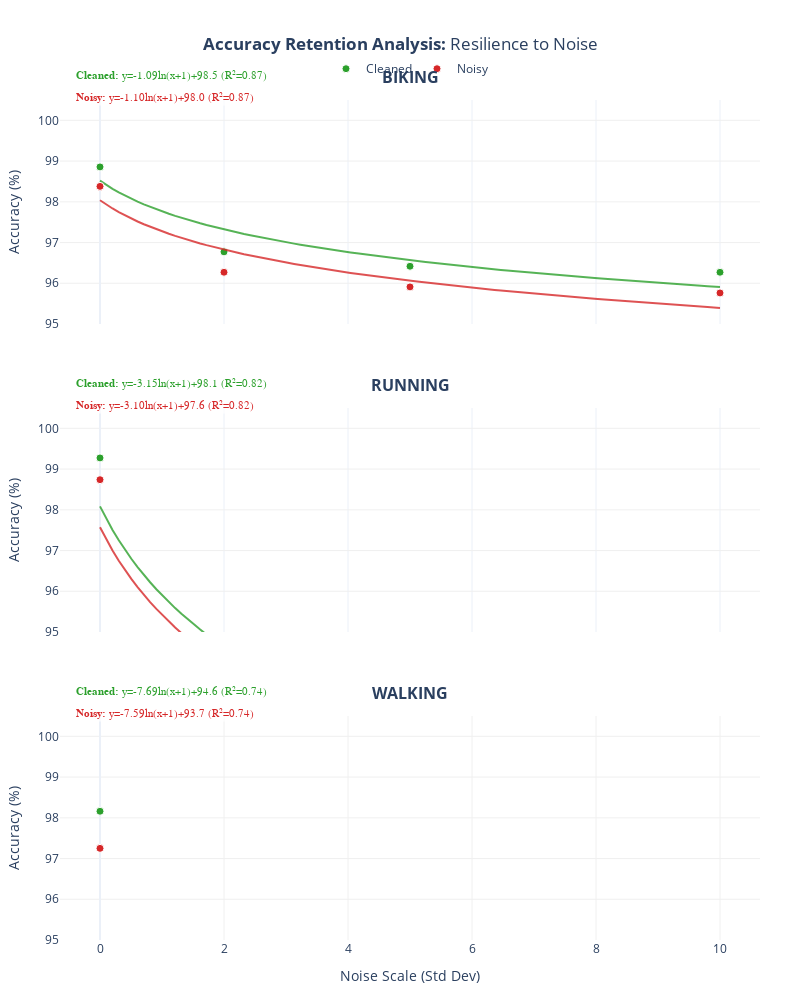

Notebook cell for this chart:
### Code cell
# %%
import pandas as pd
import numpy as np
import plotly.graph_objects as go
from plotly.subplots import make_subplots
from sklearn.linear_model import LinearRegression

df_res = pd.DataFrame(results_log)

# 1. Create Subplots
fig_acc = make_subplots(
    rows=3,
    cols=1,
    subplot_titles=[f"<b>{s.upper()}</b>" for s in SPORTS],
    vertical_spacing=0.1,
    shared_xaxes=True,
)


def add_acc_traces(df_variant, name, color, row, show_legend):
    if df_variant.empty:
        return

    df_v = df_variant.sort_values("Scale")
    x = df_v["Scale"].values
    y = df_v["Accuracy"].values

    # Scatter Points
    fig_acc.add_trace(
        go.Scatter(
            x=x,
            y=y,
            mode="markers",
            name=name,
            marker=dict(color=color, size=8, line=dict(width=1, color="white")),
            showlegend=show_legend,
            legendgroup=name,
        ),
        row=row,
        col=1,
    )

    # Fit Line (Logarithmic)
    if len(x) >= 2:
        x_log = np.log1p(x).reshape(-1, 1)
        model = LinearRegression().fit(x_log, y)
        a, b = model.coef_[0], model.intercept_
        r2 = model.score(x_log, y)

        x_range = np.linspace(0, 10, 100)
        y_range = model.predict(np.log1p(x_range).reshape(-1, 1))

        # Clip the visual line at 100% (Physics cap)
        y_range = np.minimum(y_range, 100.0)

        fig_acc.add_trace(
            go.Scatter(
                x=x_range,
                y=y_range,
                mode="lines",
                name=f"{name} Fit",
                line=dict(color=color, width=2),
                opacity=0.8,
                showlegend=False,
                legendgroup=name,
                hoverinfo="skip",
            ),
            row=row,
            col=1,
        )

        # Formula Annotation
        # Cleaned (Green) is usually higher (better), Noisy (Red) is lower
        y_offset_domain = 1.1 if name == "Cleaned" else 1

        # Handle Plotly axis naming
        x_ref = "x domain" if row == 1 else f"x{row} domain"
        y_ref = "y domain" if row == 1 else f"y{row} domain"

        formula = f"<b>{name}:</b> y={a:.2f}ln(x+1)+{b:.1f} (R²={r2:.2f})"

        fig_acc.add_annotation(
            x=0.02,
            y=y_offset_domain,
            xref=x_ref,
            yref=y_ref,
            text=formula,
            showarrow=False,
            font=dict(size=11, color=color, family="Arial"),
            align="left",
            bgcolor="rgba(255,255,255,0.7)",
        )


# 2. Populate Plot
for i, sport in enumerate(SPORTS):
    row = i + 1
    sport_data = df_res[df_res["Sport"] == sport]
    show_legend = i == 0

    # Baseline Line
    try:
        baseline_val = sport_data[
            (sport_data["Scale"] == 0) & (sport_data["Variant"] == "Uncleaned")
        ]["Accuracy"].values[0]
        fig_acc.add_hline(
            y=baseline_val,
            line_dash="dash",
            line_color="royalblue",
            annotation_text="Base",
            annotation_position="bottom right",
            row=row,
            col=1,
        )
    except:
        pass

    # Add Cleaned first (so it renders behind Noisy if they overlap, or swap as preferred)
    add_acc_traces(
        sport_data[sport_data["Variant"] == "Cleaned"],
        "Cleaned",
        "#2ca02c",
        row,
        show_legend,
    )
    add_acc_traces(
        sport_data[sport_data["Variant"] == "Uncleaned"],
        "Noisy",
        "#d62728",
        row,
        show_legend,
    )

# 3. Formatting
fig_acc.update_layout(
    title=dict(text="<b>Accuracy Retention Analysis:</b> Resilience to Noise", x=0.5),
    template="plotly_white",
    height=1000,
    width=800,
    legend=dict(orientation="h", yanchor="bottom", y=1.02, xanchor="center", x=0.5),
    margin=dict(t=100, b=60, l=60, r=40),
)

# Apply Zoomed Axis for Accuracy (95-100 is standard for this metric)
fig_acc.update_yaxes(range=[95, 100.5], title_text="Accuracy (%)", gridcolor="#f0f0f0")
fig_acc.update_xaxes(
    title_text="Noise Scale (Std Dev)", row=3, col=1, gridcolor="#f0f0f0"
)
fig_acc.update_annotations(patch=dict(yshift=10))

fig_acc.show()

### Figure 1 — Plotly figure (JSON) as saved in the notebook; plotly's stock layout.template omitted (floating-point values rounded to 4 significant figures)
{"data": [{"legendgroup": "Cleaned", "marker": {"color": "#2ca02c", "line": {"color": "white", "width": 1}, "size": 8}, "mode": "markers", "name": "Cleaned", "showlegend": true, "type": "scatter", "x": [0, 2, 5, 10], "xaxis": "x", "y": [98.86, 96.77, 96.42, 96.27], "yaxis": "y"}, {"hoverinfo": "skip", "legendgroup": "Cleaned", "line": {"color": "#2ca02c", "width": 2}, "mode": "lines", "name": "Cleaned Fit", "opacity": 0.8, "showlegend": false, "type": "scatter", "x": [0.0, 0.101, 0.202, 0.303, 0.404, 0.5051, 0.6061, 0.7071, 0.8081, 0.9091, 1.01, 1.111, 1.212, 1.313, 1.414, 1.515, 1.616, 1.717, 1.818, 1.919, 2.02, 2.121, 2.222, 2.323, 2.424, 2.525, 2.626, 2.727, 2.828, 2.929, 3.03, 3.131, 3.232, 3.333, 3.434, 3.535, 3.636, 3.737, 3.838, 3.939, 4.04, 4.141, 4.242, 4.343, 4.444, 4.545, 4.646, 4.747, 4.848, 4.949, 5.051, 5.152, 5.253, 5.354, 5.455, 5.556, 5.657, 5.758, 5.859, 5.96, 6.061, 6.162, 6.263, 6.364, 6.465, 6.566, 6.667, 6.768, 6.869, 6.97, 7.071, 7.172, 7.273, 7.374, 7.475, 7.576, 7.677, 7.778, 7.879, 7.98, 8.081, 8.182, 8.283, 8.384, 8.485, 8.586, 8.687, 8.788, 8.889, 8.99, 9.091, 9.192, 9.293, 9.394, 9.495, 9.596, 9.697, 9.798, 9.899, 10.0], "xaxis": "x", "y": [98.52, 98.42, 98.32, 98.23, 98.15, 98.07, 98.0, 97.94, 97.87, 97.82, 97.76, 97.71, 97.65, 97.61, 97.56, 97.51, 97.47, 97.43, 97.39, 97.35, 97.32, 97.28, 97.24, 97.21, 97.18, 97.15, 97.12, 97.09, 97.06, 97.03, 97.0, 96.97, 96.95, 96.92, 96.9, 96.87, 96.85, 96.82, 96.8, 96.78, 96.76, 96.74, 96.71, 96.69, 96.67, 96.65, 96.63, 96.61, 96.59, 96.58, 96.56, 96.54, 96.52, 96.5, 96.49, 96.47, 96.45, 96.44, 96.42, 96.4, 96.39, 96.37, 96.36, 96.34, 96.33, 96.31, 96.3, 96.29, 96.27, 96.26, 96.24, 96.23, 96.22, 96.2, 96.19, 96.18, 96.16, 96.15, 96.14, 96.13, 96.11, 96.1, 96.09, 96.08, 96.07, 96.06, 96.04, 96.03, 96.02, 96.01, 96.0, 95.99, 95.98, 95.97, 95.96, 95.95, 95.94, 95.93, 95.92, 95.91], "yaxis": "y"}, {"legendgroup": "Noisy", "marker": {"color": "#d62728", "line": {"color": "white", "width": 1}, "size": 8}, "mode": "markers", "name": "Noisy", "showlegend": true, "type": "scatter", "x": [0, 2, 5, 10], "xaxis": "x", "y": [98.38, 96.27, 95.91, 95.76], "yaxis": "y"}, {"hoverinfo": "skip", "legendgroup": "Noisy", "line": {"color": "#d62728", "width": 2}, "mode": "lines", "name": "Noisy Fit", "opacity": 0.8, "showlegend": false, "type": "scatter", "x": [0.0, 0.101, 0.202, 0.303, 0.404, 0.5051, 0.6061, 0.7071, 0.8081, 0.9091, 1.01, 1.111, 1.212, 1.313, 1.414, 1.515, 1.616, 1.717, 1.818, 1.919, 2.02, 2.121, 2.222, 2.323, 2.424, 2.525, 2.626, 2.727, 2.828, 2.929, 3.03, 3.131, 3.232, 3.333, 3.434, 3.535, 3.636, 3.737, 3.838, 3.939, 4.04, 4.141, 4.242, 4.343, 4.444, 4.545, 4.646, 4.747, 4.848, 4.949, 5.051, 5.152, 5.253, 5.354, 5.455, 5.556, 5.657, 5.758, 5.859, 5.96, 6.061, 6.162, 6.263, 6.364, 6.465, 6.566, 6.667, 6.768, 6.869, 6.97, 7.071, 7.172, 7.273, 7.374, 7.475, 7.576, 7.677, 7.778, 7.879, 7.98, 8.081, 8.182, 8.283, 8.384, 8.485, 8.586, 8.687, 8.788, 8.889, 8.99, 9.091, 9.192, 9.293, 9.394, 9.495, 9.596, 9.697, 9.798, 9.899, 10.0], "xaxis": "x", "y": [98.04, 97.93, 97.84, 97.75, 97.66, 97.59, 97.52, 97.45, 97.39, 97.33, 97.27, 97.21, 97.16, 97.11, 97.07, 97.02, 96.98, 96.94, 96.9, 96.86, 96.82, 96.78, 96.75, 96.71, 96.68, 96.65, 96.62, 96.59, 96.56, 96.53, 96.5, 96.47, 96.45, 96.42, 96.4, 96.37, 96.35, 96.32, 96.3, 96.28, 96.25, 96.23, 96.21, 96.19, 96.17, 96.15, 96.13, 96.11, 96.09, 96.07, 96.05, 96.04, 96.02, 96.0, 95.98, 95.97, 95.95, 95.93, 95.92, 95.9, 95.88, 95.87, 95.85, 95.84, 95.82, 95.81, 95.79, 95.78, 95.76, 95.75, 95.74, 95.72, 95.71, 95.7, 95.68, 95.67, 95.66, 95.64, 95.63, 95.62, 95.61, 95.59, 95.58, 95.57, 95.56, 95.55, 95.53, 95.52, 95.51, 95.5, 95.49, 95.48, 95.47, 95.46, 95.45, 95.44, 95.42, 95.41, 95.4, 95.39], "yaxis": "y"}, {"legendgroup": "Cleaned", "marker": {"color": "#2ca02c", "line": {"color": "white", "width": 1}, "size": 8}, "mode": "markers", "name": "Cleaned", "showlegend": false, "type": "scatter", "x": [0, 2, 5, 10], "xaxis": "x2", "y": [99.27, 92.65, 91.98, 91.8], "yaxis": "y2"}, {"hoverinfo": "skip", "legendgroup": "Cleaned", "line": {"color": "#2ca02c", "width": 2}, "mode": "lines", "name": "Cleaned Fit", "opacity": 0.8, "showlegend": false, "type": "scatter", "x": [0.0, 0.101, 0.202, 0.303, 0.404, 0.5051, 0.6061, 0.7071, 0.8081, 0.9091, 1.01, 1.111, 1.212, 1.313, 1.414, 1.515, 1.616, 1.717, 1.818, 1.919, 2.02, 2.121, 2.222, 2.323, 2.424, 2.525, 2.626, 2.727, 2.828, 2.929, 3.03, 3.131, 3.232, 3.333, 3.434, 3.535, 3.636, 3.737, 3.838, 3.939, 4.04, 4.141, 4.242, 4.343, 4.444, 4.545, 4.646, 4.747, 4.848, 4.949, 5.051, 5.152, 5.253, 5.354, 5.455, 5.556, 5.657, 5.758, 5.859, 5.96, 6.061, 6.162, 6.263, 6.364, 6.465, 6.566, 6.667, 6.768, 6.869, 6.97, 7.071, 7.172, 7.273, 7.374, 7.475, 7.576, 7.677, 7.778, 7.879, 7.98, 8.081, 8.182, 8.283, 8.384, 8.485, 8.586, 8.687, 8.788, 8.889, 8.99, 9.091, 9.192, 9.293, 9.394, 9.495, 9.596, 9.697, 9.798, 9.899, 10.0], "xaxis": "x2", "y": [98.09, 97.78, 97.51, 97.25, 97.02, 96.8, 96.59, 96.4, 96.22, 96.05, 95.89, 95.73, 95.59, 95.45, 95.31, 95.18, 95.06, 94.94, 94.83, 94.71, 94.61, 94.5, 94.4, 94.31, 94.21, 94.12, 94.03, 93.95, 93.86, 93.78, 93.7, 93.62, 93.55, 93.47, 93.4, 93.33, 93.26, 93.19, 93.12, 93.06, 93.0, 92.93, 92.87, 92.81, 92.75, 92.7, 92.64, 92.58, 92.53, 92.47, 92.42, 92.37, 92.32, 92.27, 92.22, 92.17, 92.12, 92.07, 92.03, 91.98, 91.94, 91.89, 91.85, 91.8, 91.76, 91.72, 91.68, 91.64, 91.59, 91.55, 91.51, 91.48, 91.44, 91.4, 91.36, 91.32, 91.29, 91.25, 91.21, 91.18, 91.14, 91.11, 91.07, 91.04, 91.01, 90.97, 90.94, 90.91, 90.88, 90.84, 90.81, 90.78, 90.75, 90.72, 90.69, 90.66, 90.63, 90.6, 90.57, 90.54], "yaxis": "y2"}, {"legendgroup": "Noisy", "marker": {"color": "#d62728", "line": {"color": "white", "width": 1}, "size": 8}, "mode": "markers", "name": "Noisy", "showlegend": false, "type": "scatter", "x": [0, 2, 5, 10], "xaxis": "x2", "y": [98.74, 92.22, 91.56, 91.38], "yaxis": "y2"}, {"hoverinfo": "skip", "legendgroup": "Noisy", "line": {"color": "#d62728", "width": 2}, "mode": "lines", "name": "Noisy Fit", "opacity": 0.8, "showlegend": false, "type": "scatter", "x": [0.0, 0.101, 0.202, 0.303, 0.404, 0.5051, 0.6061, 0.7071, 0.8081, 0.9091, 1.01, 1.111, 1.212, 1.313, 1.414, 1.515, 1.616, 1.717, 1.818, 1.919, 2.02, 2.121, 2.222, 2.323, 2.424, 2.525, 2.626, 2.727, 2.828, 2.929, 3.03, 3.131, 3.232, 3.333, 3.434, 3.535, 3.636, 3.737, 3.838, 3.939, 4.04, 4.141, 4.242, 4.343, 4.444, 4.545, 4.646, 4.747, 4.848, 4.949, 5.051, 5.152, 5.253, 5.354, 5.455, 5.556, 5.657, 5.758, 5.859, 5.96, 6.061, 6.162, 6.263, 6.364, 6.465, 6.566, 6.667, 6.768, 6.869, 6.97, 7.071, 7.172, 7.273, 7.374, 7.475, 7.576, 7.677, 7.778, 7.879, 7.98, 8.081, 8.182, 8.283, 8.384, 8.485, 8.586, 8.687, 8.788, 8.889, 8.99, 9.091, 9.192, 9.293, 9.394, 9.495, 9.596, 9.697, 9.798, 9.899, 10.0], "xaxis": "x2", "y": [97.57, 97.27, 97.0, 96.75, 96.52, 96.3, 96.1, 95.91, 95.74, 95.57, 95.41, 95.26, 95.11, 94.97, 94.84, 94.71, 94.59, 94.47, 94.36, 94.25, 94.15, 94.04, 93.95, 93.85, 93.76, 93.67, 93.58, 93.49, 93.41, 93.33, 93.25, 93.18, 93.1, 93.03, 92.96, 92.89, 92.82, 92.75, 92.69, 92.62, 92.56, 92.5, 92.44, 92.38, 92.32, 92.26, 92.21, 92.15, 92.1, 92.05, 91.99, 91.94, 91.89, 91.84, 91.79, 91.74, 91.7, 91.65, 91.6, 91.56, 91.51, 91.47, 91.43, 91.38, 91.34, 91.3, 91.26, 91.22, 91.18, 91.14, 91.1, 91.06, 91.02, 90.99, 90.95, 90.91, 90.88, 90.84, 90.8, 90.77, 90.74, 90.7, 90.67, 90.63, 90.6, 90.57, 90.53, 90.5, 90.47, 90.44, 90.41, 90.38, 90.35, 90.32, 90.29, 90.26, 90.23, 90.2, 90.17, 90.14], "yaxis": "y2"}, {"legendgroup": "Cleaned", "marker": {"color": "#2ca02c", "line": {"color": "white", "width": 1}, "size": 8}, "mode": "markers", "name": "Cleaned", "showlegend": false, "type": "scatter", "x": [0, 2, 5, 10], "xaxis": "x3", "y": [98.16, 80.0, 79.74, 79.74], "yaxis": "y3"}, {"hoverinfo": "skip", "legendgroup": "Cleaned", "line": {"color": "#2ca02c", "width": 2}, "mode": "lines", "name": "Cleaned Fit", "opacity": 0.8, "showlegend": false, "type": "scatter", "x": [0.0, 0.101, 0.202, 0.303, 0.404, 0.5051, 0.6061, 0.7071, 0.8081, 0.9091, 1.01, 1.111, 1.212, 1.313, 1.414, 1.515, 1.616, 1.717, 1.818, 1.919, 2.02, 2.121, 2.222, 2.323, 2.424, 2.525, 2.626, 2.727, 2.828, 2.929, 3.03, 3.131, 3.232, 3.333, 3.434, 3.535, 3.636, 3.737, 3.838, 3.939, 4.04, 4.141, 4.242, 4.343, 4.444, 4.545, 4.646, 4.747, 4.848, 4.949, 5.051, 5.152, 5.253, 5.354, 5.455, 5.556, 5.657, 5.758, 5.859, 5.96, 6.061, 6.162, 6.263, 6.364, 6.465, 6.566, 6.667, 6.768, 6.869, 6.97, 7.071, 7.172, 7.273, 7.374, 7.475, 7.576, 7.677, 7.778, 7.879, 7.98, 8.081, 8.182, 8.283, 8.384, 8.485, 8.586, 8.687, 8.788, 8.889, 8.99, 9.091, 9.192, 9.293, 9.394, 9.495, 9.596, 9.697, 9.798, 9.899, 10.0], "xaxis": "x3", "y": [94.57, 93.83, 93.16, 92.54, 91.96, 91.43, 90.93, 90.46, 90.02, 89.6, 89.21, 88.83, 88.47, 88.13, 87.8, 87.48, 87.18, 86.89, 86.61, 86.34, 86.08, 85.82, 85.58, 85.34, 85.11, 84.89, 84.67, 84.46, 84.25, 84.05, 83.86, 83.67, 83.48, 83.3, 83.12, 82.95, 82.78, 82.62, 82.45, 82.29, 82.14, 81.99, 81.84, 81.69, 81.55, 81.4, 81.27, 81.13, 81.0, 80.86, 80.73, 80.61, 80.48, 80.36, 80.24, 80.12, 80.0, 79.89, 79.77, 79.66, 79.55, 79.44, 79.33, 79.22, 79.12, 79.02, 78.91, 78.81, 78.72, 78.62, 78.52, 78.42, 78.33, 78.24, 78.14, 78.05, 77.96, 77.87, 77.79, 77.7, 77.61, 77.53, 77.44, 77.36, 77.28, 77.2, 77.12, 77.04, 76.96, 76.88, 76.8, 76.73, 76.65, 76.58, 76.5, 76.43, 76.35, 76.28, 76.21, 76.14], "yaxis": "y3"}, {"legendgroup": "Noisy", "marker": {"color": "#d62728", "line": {"color": "white", "width": 1}, "size": 8}, "mode": "markers", "name": "Noisy", "showlegend": false, "type": "scatter", "x": [0, 2, 5, 10], "xaxis": "x3", "y": [97.25, 79.31, 79.05, 79.06], "yaxis": "y3"}, {"hoverinfo": "skip", "legendgroup": "Noisy", "line": {"color": "#d62728", "width": 2}, "mode": "lines", "name": "Noisy Fit", "opacity": 0.8, "showlegend": false, "type": "scatter", "x": [0.0, 0.101, 0.202, 0.303, 0.404, 0.5051, 0.6061, 0.7071, 0.8081, 0.9091, 1.01, 1.111, 1.212, 1.313, 1.414, 1.515, 1.616, 1.717, 1.818, 1.919, 2.02, 2.121, 2.222, 2.323, 2.424, 2.525, 2.626, 2.727, 2.828, 2.929, 3.03, 3.131, 3.232, 3.333, 3.434, 3.535, 3.636, 3.737, 3.838, 3.939, 4.04, 4.141, 4.242, 4.343, 4.444, 4.545, 4.646, 4.747, 4.848, 4.949, 5.051, 5.152, 5.253, 5.354, 5.455, 5.556, 5.657, 5.758, 5.859, 5.96, 6.061, 6.162, 6.263, 6.364, 6.465, 6.566, 6.667, 6.768, 6.869, 6.97, 7.071, 7.172, 7.273, 7.374, 7.475, 7.576, 7.677, 7.778, 7.879, 7.98, 8.081, 8.182, 8.283, 8.384, 8.485, 8.586, 8.687, 8.788, 8.889, 8.99, 9.091, 9.192, 9.293, 9.394, 9.495, 9.596, 9.697, 9.798, 9.899, 10.0], "xaxis": "x3", "y": [93.7, 92.97, 92.31, 91.69, 91.13, 90.6, 90.11, 89.64, 89.21, 88.8, 88.4, 88.03, 87.68, 87.34, 87.01, 86.7, 86.4, 86.12, 85.84, 85.57, 85.31, 85.06, 84.82, 84.59, 84.36, 84.14, 83.92, 83.72, 83.51, 83.31, 83.12, 82.93, 82.75, 82.57, 82.4, 82.23, 82.06, 81.9, 81.73, 81.58, 81.42, 81.27, 81.13, 80.98, 80.84, 80.7, 80.56, 80.43, 80.3, 80.17, 80.04, 79.91, 79.79, 79.67, 79.55, 79.43, 79.31, 79.2, 79.09, 78.97, 78.87, 78.76, 78.65, 78.55, 78.44, 78.34, 78.24, 78.14, 78.04, 77.95, 77.85, 77.76, 77.66, 77.57, 77.48, 77.39, 77.3, 77.21, 77.13, 77.04, 76.96, 76.87, 76.79, 76.71, 76.62, 76.54, 76.46, 76.39, 76.31, 76.23, 76.15, 76.08, 76.0, 75.93, 75.86, 75.78, 75.71, 75.64, 75.57, 75.5], "yaxis": "y3"}], "layout": {"annotations": [{"font": {"size": 16}, "showarrow": false, "text": "<b>BIKING</b>", "x": 0.5, "xanchor": "center", "xref": "paper", "y": 1, "yanchor": "bottom", "yref": "paper", "yshift": 10}, {"font": {"size": 16}, "showarrow": false, "text": "<b>RUNNING</b>", "x": 0.5, "xanchor": "center", "xref": "paper", "y": 0.6333, "yanchor": "bottom", "yref": "paper", "yshift": 10}, {"font": {"size": 16}, "showarrow": false, "text": "<b>WALKING</b>", "x": 0.5, "xanchor": "center", "xref": "paper", "y": 0.2667, "yanchor": "bottom", "yref": "paper", "yshift": 10}, {"align": "left", "bgcolor": "rgba(255,255,255,0.7)", "font": {"color": "#2ca02c", "family": "Arial", "size": 11}, "showarrow": false, "text": "<b>Cleaned:</b> y=-1.09ln(x+1)+98.5 (R²=0.87)", "x": 0.02, "xref": "x domain", "y": 1.1, "yref": "y domain", "yshift": 10}, {"align": "left", "bgcolor": "rgba(255,255,255,0.7)", "font": {"color": "#d62728", "family": "Arial", "size": 11}, "showarrow": false, "text": "<b>Noisy:</b> y=-1.10ln(x+1)+98.0 (R²=0.87)", "x": 0.02, "xref": "x domain", "y": 1, "yref": "y domain", "yshift": 10}, {"align": "left", "bgcolor": "rgba(255,255,255,0.7)", "font": {"color": "#2ca02c", "family": "Arial", "size": 11}, "showarrow": false, "text": "<b>Cleaned:</b> y=-3.15ln(x+1)+98.1 (R²=0.82)", "x": 0.02, "xref": "x2 domain", "y": 1.1, "yref": "y2 domain", "yshift": 10}, {"align": "left", "bgcolor": "rgba(255,255,255,0.7)", "font": {"color": "#d62728", "family": "Arial", "size": 11}, "showarrow": false, "text": "<b>Noisy:</b> y=-3.10ln(x+1)+97.6 (R²=0.82)", "x": 0.02, "xref": "x2 domain", "y": 1, "yref": "y2 domain", "yshift": 10}, {"align": "left", "bgcolor": "rgba(255,255,255,0.7)", "font": {"color": "#2ca02c", "family": "Arial", "size": 11}, "showarrow": false, "text": "<b>Cleaned:</b> y=-7.69ln(x+1)+94.6 (R²=0.74)", "x": 0.02, "xref": "x3 domain", "y": 1.1, "yref": "y3 domain", "yshift": 10}, {"align": "left", "bgcolor": "rgba(255,255,255,0.7)", "font": {"color": "#d62728", "family": "Arial", "size": 11}, "showarrow": false, "text": "<b>Noisy:</b> y=-7.59ln(x+1)+93.7 (R²=0.74)", "x": 0.02, "xref": "x3 domain", "y": 1, "yref": "y3 domain", "yshift": 10}], "height": 1000, "legend": {"orientation": "h", "x": 0.5, "xanchor": "center", "y": 1.02, "yanchor": "bottom"}, "margin": {"b": 60, "l": 60, "r": 40, "t": 100}, "title": {"text": "<b>Accuracy Retention Analysis:</b> Resilience to Noise", "x": 0.5}, "width": 800, "xaxis": {"anchor": "y", "domain": [0, 1], "matches": "x3", "showticklabels": false}, "xaxis2": {"anchor": "y2", "domain": [0, 1], "matches": "x3", "showticklabels": false}, "xaxis3": {"anchor": "y3", "domain": [0, 1], "gridcolor": "#f0f0f0", "title": {"text": "Noise Scale (Std Dev)"}}, "yaxis": {"anchor": "x", "domain": [0.7333, 1], "gridcolor": "#f0f0f0", "range": [95, 100.5], "title": {"text": "Accuracy (%)"}}, "yaxis2": {"anchor": "x2", "domain": [0.3667, 0.6333], "gridcolor": "#f0f0f0", "range": [95, 100.5], "title": {"text": "Accuracy (%)"}}, "yaxis3": {"anchor": "x3", "domain": [0, 0.2667], "gridcolor": "#f0f0f0", "range": [95, 100.5], "title": {"text": "Accuracy (%)"}}}}
